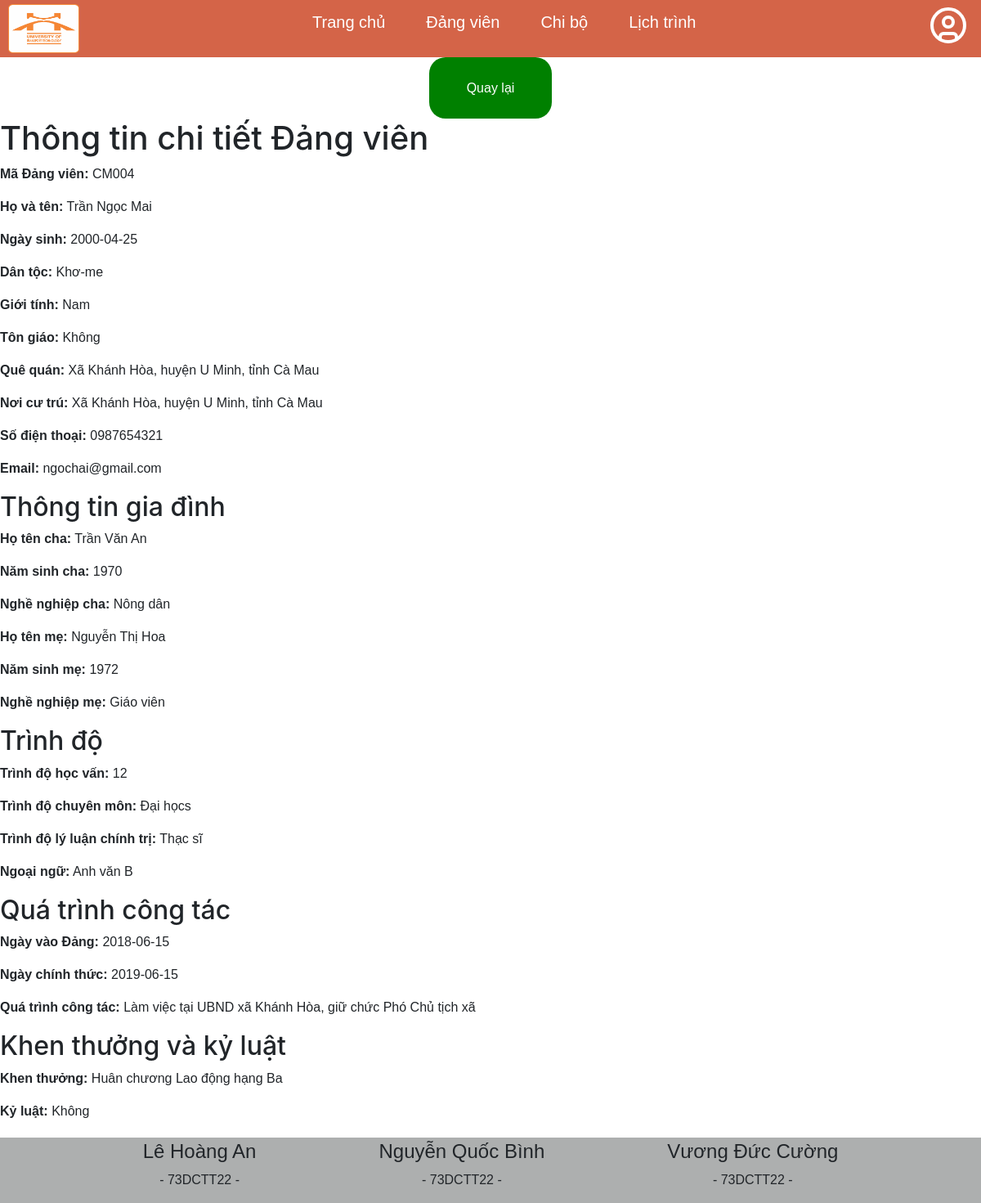
The page /user/detail.php?maDangVien=CM004 on the database its author committed.
### tables this page shows
CREATE TABLE `chi_tiet_dangvien` (
  `maDangVien` varchar(50) NOT NULL,
  `hoTenCha` varchar(255) DEFAULT NULL,
  `namSinhCha` year(4) DEFAULT NULL,
  `ngheNghiepCha` varchar(255) DEFAULT NULL,
  `noiOCha` varchar(255) DEFAULT NULL,
  `hoTenMe` varchar(255) DEFAULT NULL,
  `namSinhMe` year(4) DEFAULT NULL,
  `ngheNghiepMe` varchar(255) DEFAULT NULL,
  `noiOMe` varchar(255) DEFAULT NULL,
  `hoTenVoChong` varchar(255) DEFAULT NULL,
  `namSinhVoChong` year(4) DEFAULT NULL,
  `ngheNghiepVoChong` varchar(255) DEFAULT NULL,
  `noiOVoChong` varchar(255) DEFAULT NULL,
  `soLuongCon` int(11) DEFAULT NULL,
  `trinhDoHocVan` varchar(255) DEFAULT NULL,
  `trinhDoChuyenMon` varchar(255) DEFAULT NULL,
  `trinhDoLyLuanChinhTri` varchar(255) DEFAULT NULL,
  `ngoaiNgu` varchar(255) DEFAULT NULL,
  `ngayVaoDang` date DEFAULT NULL,
  `ngayChinhThuc` date DEFAULT NULL,
  `quaTrinhCongTac` text DEFAULT NULL,
  `khenThuong` text DEFAULT NULL,
  `kyLuat` text DEFAULT NULL,
  `soDienThoai` varchar(15) DEFAULT NULL,
  `email` varchar(255) DEFAULT NULL
);

CREATE TABLE `lylichdangvien` (
  `maDangVien` varchar(255) NOT NULL,
  `hoTen` varchar(255) NOT NULL,
  `ngaySinh` date NOT NULL,
  `danToc` varchar(50) NOT NULL,
  `gioiTinh` varchar(50) NOT NULL,
  `tonGiao` varchar(50) NOT NULL,
  `queQuan` varchar(50) NOT NULL,
  `noiCuTru` varchar(50) NOT NULL,
  `soDienThoai` varchar(50) NOT NULL,
  `email` varchar(50) NOT NULL
);

### user/detail.php (called while the page is built)
<?php
    include "../view/header.php";
    include "DanhSach/ly_lich_dang_vien.php";
    include "../view/footer.php";
?>

### user/DanhSach/ly_lich_dang_vien.php (the view, shortened to what this page needs)
<div style="display: flex;justify-content: center;">
    <button style="width:150px;height: 75px;border-radius: 20px;border:none;background-color: green;"><a href="dang_vien.php" style="color:#ffffff;text-decoration: none;">Quay lại</a>
</button></div>
<?php
require "Config/connect_db.php";
if (isset($_GET['maDangVien'])) {
    $maDangVien = $_GET['maDangVien'];
    $sql = "SELECT lv.*, ct.*
            FROM lylichdangvien lv
            JOIN chi_tiet_dangvien ct ON lv.maDangVien = ct.maDangVien
            WHERE lv.maDangVien = ?";
    $stmt = $conn->prepare($sql);
    $stmt->bind_param("s", $maDangVien);
    $stmt->execute();
    $result = $stmt->get_result();
    if ($result->num_rows > 0) {
        $row = $result->fetch_assoc();
        echo "<h1>Thông tin chi tiết Đảng viên</h1>";
        echo "<p><strong>Mã Đảng viên:</strong> " . $row['maDangVien'] . "</p>";
        echo "<p><strong>Họ và tên:</strong> " . $row['hoTen'] . "</p>";
        echo "<p><strong>Ngày sinh:</strong> " . $row['ngaySinh'] . "</p>";
        echo "<p><strong>Dân tộc:</strong> " . $row['danToc'] . "</p>";
        echo "<p><strong>Giới tính:</strong> " . $row['gioiTinh'] . "</p>";
        echo "<p><strong>Tôn giáo:</strong> " . $row['tonGiao'] . "</p>";
        echo "<p><strong>Quê quán:</strong> " . $row['queQuan'] . "</p>";
        echo "<p><strong>Nơi cư trú:</strong> " . $row['noiCuTru'] . "</p>";
        echo "<p><strong>Số điện thoại:</strong> " . $row['soDienThoai'] . "</p>";
        echo "<p><strong>Email:</strong> " . $row['email'] . "</p>";
        echo "<h2>Thông tin gia đình</h2>";
        echo "<p><strong>Họ tên cha:</strong> " . $row['hoTenCha'] . "</p>";
        echo "<p><strong>Năm sinh cha:</strong> " . $row['namSinhCha'] . "</p>";
        echo "<p><strong>Nghề nghiệp cha:</strong> " . $row['ngheNghiepCha'] . "</p>";
        echo "<p><strong>Họ tên mẹ:</strong> " . $row['hoTenMe'] . "</p>";
        echo "<p><strong>Năm sinh mẹ:</strong> " . $row['namSinhMe'] . "</p>";
        echo "<p><strong>Nghề nghiệp mẹ:</strong> " . $row['ngheNghiepMe'] . "</p>";
        echo "<h2>Trình độ</h2>";
        echo "<p><strong>Trình độ học vấn:</strong> " . $row['trinhDoHocVan'] . "</p>";
        echo "<p><strong>Trình độ chuyên môn:</strong> " . $row['trinhDoChuyenMon'] . "</p>";
        echo "<p><strong>Trình độ lý luận chính trị:</strong> " . $row['trinhDoLyLuanChinhTri'] . "</p>";
        echo "<p><strong>Ngoại ngữ:</strong> " . $row['ngoaiNgu'] . "</p>";
        echo "<h2>Quá trình công tác</h2>";
        echo "<p><strong>Ngày vào Đảng:</strong> " . $row['ngayVaoDang'] . "</p>";
        echo "<p><strong>Ngày chính thức:</strong> " . $row['ngayChinhThuc'] . "</p>";
        echo "<p><strong>Quá trình công tác:</strong> " . $row['quaTrinhCongTac'] . "</p>";
        echo "<h2>Khen thưởng và kỷ luật</h2>";
        echo "<p><strong>Khen thưởng:</strong> " . $row['khenThuong'] . "</p>";
        echo "<p><strong>Kỷ luật:</strong> " . $row['kyLuat'] . "</p>";
    } else {
        echo "<p>Không tìm thấy thông tin Đảng viên.</p>";
    }
} else {
    echo "<p>Không có mã Đảng viên được cung cấp.</p>";
}
?>

### css/danhsach.css (style rules this page uses)
* { box-sizing: border-box; padding: 0; margin: 0; font-family: sans-serif; }

### rows shown on the page
chi_tiet_dangvien: maDangVien "CM004", soDienThoai "0987654321", email "ngochai@gmail.com", hoTenCha "Trần Văn An", namSinhCha "1970", ngheNghiepCha "Nông dân", hoTenMe "Nguyễn Thị Hoa", namSinhMe "1972", ngheNghiepMe "Giáo viên", trinhDoHocVan "12", trinhDoChuyenMon "Đại họcs", trinhDoLyLuanChinhTri "Thạc sĩ", ngoaiNgu "Anh văn B", ngayVaoDang "2018-06-15", ngayChinhThuc "2019-06-15", quaTrinhCongTac "Làm việc tại UBND xã Khánh Hòa, giữ chức Phó Chủ tịch xã", khenThuong "Huân chương Lao động hạng Ba", kyLuat "Không"
lylichdangvien: hoTen "Trần Ngọc Mai", ngaySinh "2000-04-25", danToc "Khơ-me", gioiTinh "Nam", tonGiao "Không", queQuan "Xã Khánh Hòa, huyện U Minh, tỉnh Cà Mau", noiCuTru "Xã Khánh Hòa, huyện U Minh, tỉnh Cà Mau"
